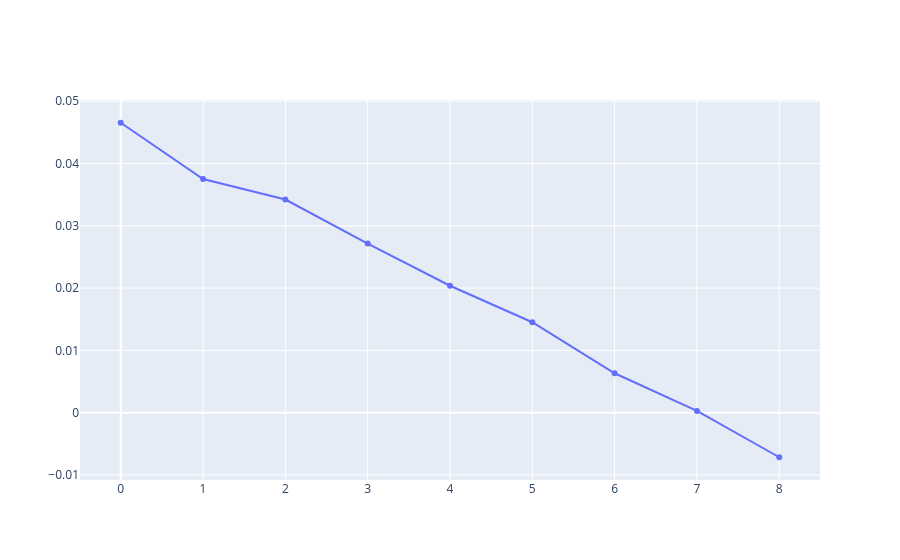

Notebook code for this chart:
### Code cell
fig = pgo.Figure()
fig.add_trace(
    pgo.Scatter(x=list(groups.keys()), y=[trace[70] for trace in groups.values()])
)
fig.show()

### Figure 1 — Plotly figure (JSON) as saved in the notebook; plotly's stock layout.template omitted (floating-point values rounded to 4 significant figures)
{"data": [{"type": "scatter", "x": [0, 1, 2, 3, 4, 5, 6, 7, 8], "y": [0.04655, 0.03752, 0.03422, 0.02715, 0.02038, 0.01452, 0.006322, 0.0002747, -0.007161]}], "layout": {}}
